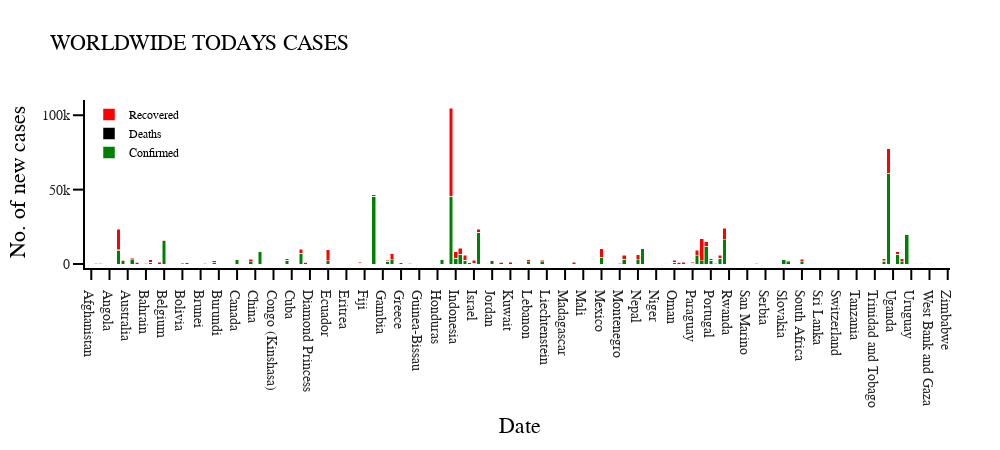

Here is the notebook cell this chart was saved with:
### Code cell
fig = go.Figure(
    data=[go.Bar(x=today['Country'],y=today['New cases'],marker_color='green',name='Confirmed' ),
          go.Bar(x=today['Country'],y=today['New deaths'],marker_color='black',name='Deaths'),
          go.Bar(x=today['Country'],y=today['New recovered'],marker_color='red',name='Recovered')]
   )
fig.update_layout(template='simple_white',barmode='stack')

fig.update_layout(
    hoverlabel=dict(
        bgcolor="white", 
        font_size=15, 
        font_family="Rockwell"
    )
)

fig.update_layout(
    legend=dict(
        x=0,
        y=1,
        traceorder="reversed",
        title_font_family="Rockwell",
        font=dict(
            family="Rockwell",
            size=12,
            color="black"
        ),
       
    )
)
fig.update_layout(hovermode='x unified',
                  autosize=False,
                  width=1000,
                  height=450,
                  margin=dict(
                      l=50,
                      r=50,
                      b=100,
                      t=100,
                      pad=4
                  ),
                  paper_bgcolor="white"
                 )
fig.update_layout(title='WORLDWIDE TODAYS CASES ',
                  title_font_family='Rockwell',
                  title_font_color='black',
                  title_font_size=22)
fig.update_xaxes(title_text='Date',
                 title_font_family='Rockwell',
                 title_font_color='black',
                 title_font_size=22,
                 ticks="outside", 
                 tickwidth=2, 
                 tickcolor='black', 
                 ticklen=10,
                 tickfont_size=14,
                 tickfont_family='Rockwell ',
                 showline=True, 
                 linewidth=2, 
                 linecolor='black'
                )
fig.update_yaxes(title_text='No. of new cases',
                 title_font_family='Rockwell',
                 title_font_color='black',
                 title_font_size=22,
                 ticks="outside", 
                 tickwidth=2, 
                 tickcolor='black', 
                 ticklen=10,
                 tickfont_size=14,
                 tickfont_family='Rockwell',
                 showline=True, 
                 linewidth=2, 
                 linecolor='black')

fig.show()

### Figure 1 — Plotly figure (JSON) as saved in the notebook; plotly's stock layout.template omitted (floating-point values rounded to 4 significant figures; data arrays with more than 128 entries replaced by an {"elided": "..."} marker saying what was removed)
{"data": [{"marker": {"color": "green"}, "name": "Confirmed", "type": "bar", "x": {"elided": "189 str values"}, "y": {"elided": "189 int values"}}, {"marker": {"color": "black"}, "name": "Deaths", "type": "bar", "x": {"elided": "189 str values"}, "y": {"elided": "189 int values"}}, {"marker": {"color": "red"}, "name": "Recovered", "type": "bar", "x": {"elided": "189 str values"}, "y": {"elided": "189 int values"}}], "layout": {"autosize": false, "barmode": "stack", "height": 450, "hoverlabel": {"bgcolor": "white", "font": {"family": "Rockwell", "size": 15}}, "hovermode": "x unified", "legend": {"font": {"color": "black", "family": "Rockwell", "size": 12}, "title": {"font": {"family": "Rockwell"}}, "traceorder": "reversed", "x": 0, "y": 1}, "margin": {"b": 100, "l": 50, "pad": 4, "r": 50, "t": 100}, "paper_bgcolor": "white", "title": {"font": {"color": "black", "family": "Rockwell", "size": 22}, "text": "WORLDWIDE TODAYS CASES "}, "width": 1000, "xaxis": {"linecolor": "black", "linewidth": 2, "showline": true, "tickcolor": "black", "tickfont": {"family": "Rockwell ", "size": 14}, "ticklen": 10, "ticks": "outside", "tickwidth": 2, "title": {"font": {"color": "black", "family": "Rockwell", "size": 22}, "text": "Date"}}, "yaxis": {"linecolor": "black", "linewidth": 2, "showline": true, "tickcolor": "black", "tickfont": {"family": "Rockwell", "size": 14}, "ticklen": 10, "ticks": "outside", "tickwidth": 2, "title": {"font": {"color": "black", "family": "Rockwell", "size": 22}, "text": "No. of new cases"}}}}
